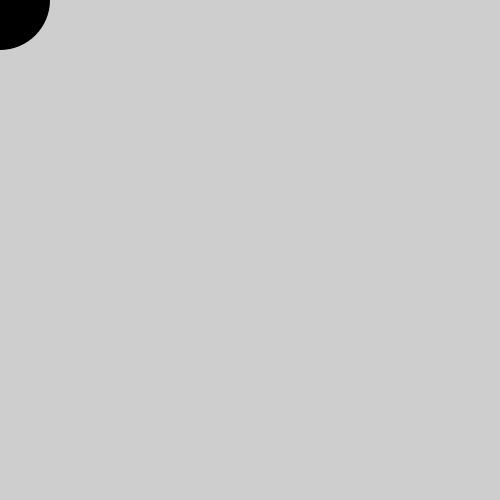
Frame 1 (no input)
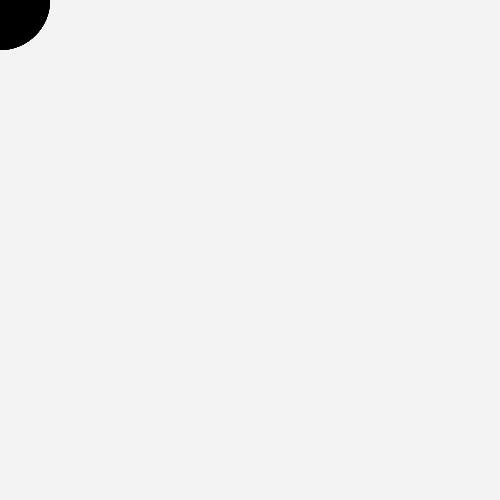
Frame 60 (the mouse pressed at the canvas centre just before this capture)
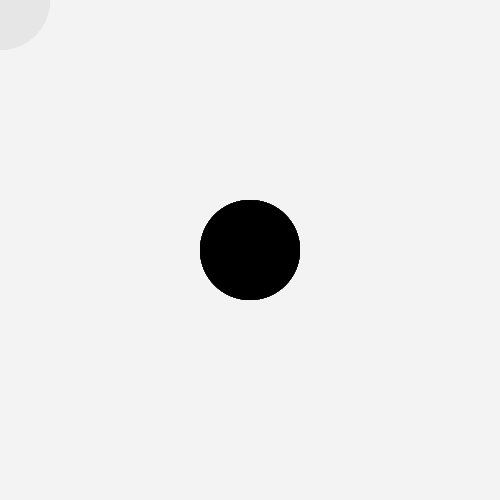
Frame 120 (the mouse held since frame 60 and released just before this capture)

The Processing sketch that drew these frames (run headless with seeded random() and noise(); from frame 60 on, the mouse is pressed at the canvas centre):

// Processing sketch: MotionBlur
// ── MotionBlur.pde
void setup() {
  size(500, 500);
  noStroke();
  smooth();
}
 
void draw() {
  fill(255, 10); // semi-transparent white
  rect(0, 0, width, height);
 
  fill(0);
  ellipse(mouseX, mouseY, 100, 100);
}
